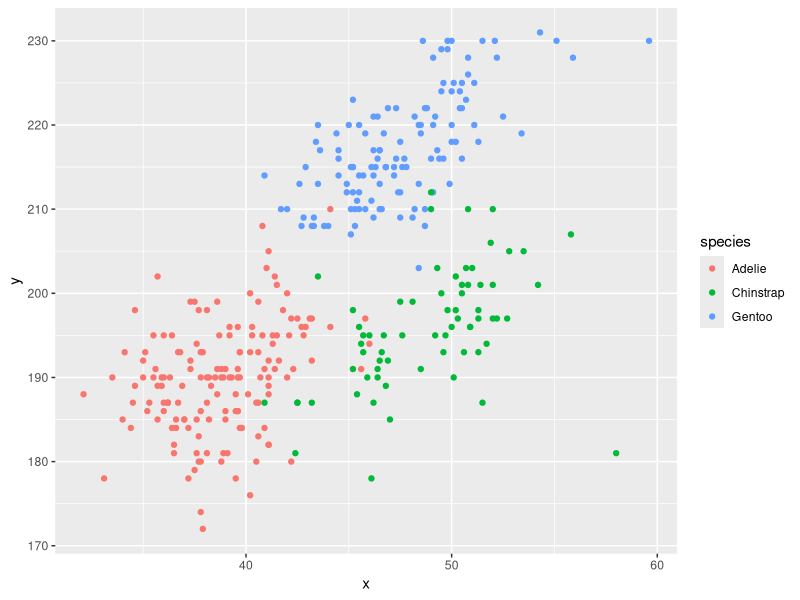
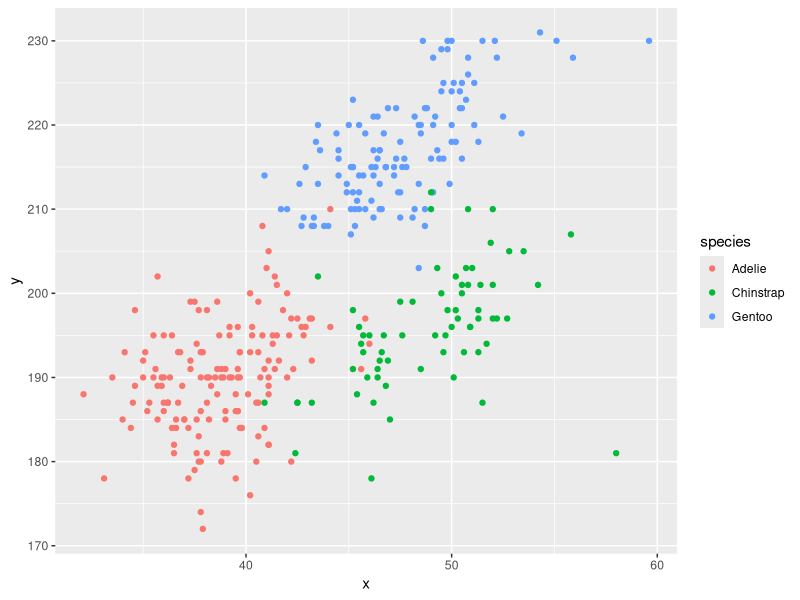

These figures' R source, in order:
## ---- chunk 1
library(tidyverse)
## ---- chunk 2
prob1_df = 
  tibble(
    samp = rnorm(10),
    samp_gt_0 = samp > 0,
    char_vec = c("a", "b", "c", "d", "e", "f", "g", "h", "i", "j"),
    factor_vec = factor(c("low", "low", "low", "mod", "mod", "mod", "mod", "high", "high", "high"))
)
## ---- chunk 3
mean(pull(prob1_df, samp))
mean(pull(prob1_df, samp_gt_0))
mean(pull(prob1_df, char_vec,))
mean(pull(prob1_df, factor_vec))
## ---- chunk 4
as.numeric(pull(prob1_df, samp))
as.numeric(pull(prob1_df, samp_gt_0))
as.numeric(pull(prob1_df, char_vec))
as.numeric(pull(prob1_df, factor_vec))
## ---- chunk 5
as.numeric(pull(prob1_df, samp_gt_0)) * pull(prob1_df, samp)
as.factor(pull(prob1_df, samp_gt_0)) * pull(prob1_df, samp)
as.numeric(as.factor(pull(prob1_df, samp_gt_0))) * pull(prob1_df, samp)
## ---- chunk 6
data("penguins", package = "palmerpenguins")
## ---- chunk 7
plot_df = tibble(
  x = pull(penguins,bill_length_mm),
  y = pull(penguins,flipper_length_mm),
  species = pull(penguins,species)
)

ggplot(plot_df, aes(x = x, y = y, color = species)) + geom_point()
## ---- chunk 8
ggsave("scatterplot.pdf", width = 4, height = 4)
